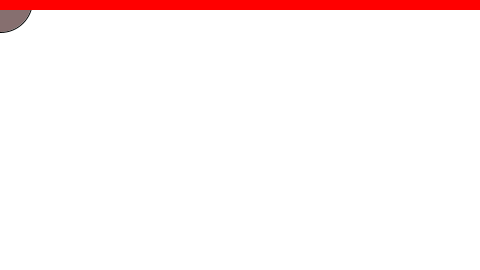
Frame 1 (no input)
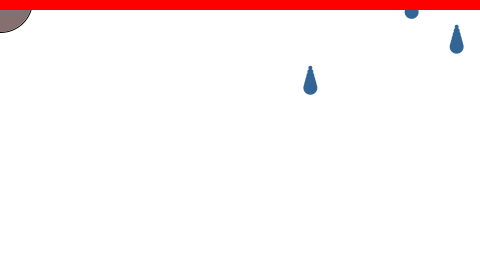
Frame 60 (the mouse pressed at the canvas centre just before this capture)
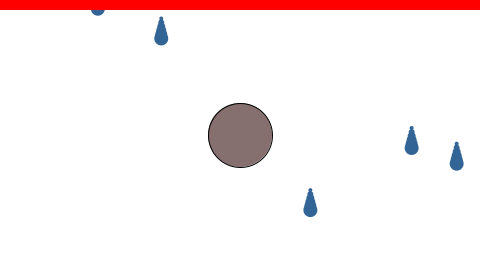
Frame 120 (the mouse held since frame 60 and released just before this capture)

The Processing sketch that drew these frames (run headless with seeded random() and noise(); from frame 60 on, the mouse is pressed at the canvas centre):

// Processing sketch: exercise_10_4
// ── exercise_10_4.pde
// Learning Processing
// Daniel Shiffman
// http://www.learningprocessing.com

// Exercise 10-4
// Pippin Barr

Catcher catcher;    // One catcher object
Timer timer;        // One timer object
Drop[] drops;       // An array of drop objects
int totalDrops = 0; // totalDrops

// +++
int startingScore = 10; // Score you start with in a level
int score = startingScore; // Player's score
boolean gameOver = false; // Whether the game is over
int level = 1; // The current level
// +++


void setup() {
  size(480, 270);
  catcher = new Catcher(32); // Create the catcher with a radius of 32
  drops = new Drop[1000];    // Create 1000 spots in the array
  timer = new Timer(300);    // Create a timer that goes off every 300 milliseconds
  timer.start();             // Starting the timer
}

void draw() {
  // +++
  if (gameOver) {
    // Display a red background if the player lost
    background(255, 0, 0);
    // By calling return here we skip all the rest of the game logic below!
    // So we'll just have a red screen and nothing.
    return;
  }
  // +++

   background(255);

  // Set catcher location
  catcher.setLocation(mouseX, mouseY); 
  // Display the catcher
  catcher.display(); 

  // Check the timer
  if (timer.isFinished()) {
    // Deal with raindrops
    // Initialize one drop
    drops[totalDrops] = new Drop();
    
    // +++
    // Set the speed of drops based on the current level!
    drops[totalDrops].speed *= level;
    // +++
    
    // Increment totalDrops
    totalDrops ++ ;
    // If we hit the end of the array
    if (totalDrops >= drops.length) {
      totalDrops = 0; // Start over

      // +++
      // Go up a level
      level++;
      // Reset the score
      score = startingScore;
      // +++
    }
    timer.start();
  }

  // Move and display all drops
  for (int i = 0; i < totalDrops; i++ ) {
    drops[i].move();
    drops[i].display();
    if (catcher.intersect(drops[i])) {
      drops[i].caught();
    }

    // +++
    // Check for drops that reach the bottom of the screen
    if (drops[i].reachedBottom()) {
      // This drop reached the bottom, so
      // Decrease the score
      score--;
      // Use caught() to move the drop out of the game
      drops[i].caught();
      // Check if the game is over
      if (score == 0) {
        // The player has lost the game
        gameOver = true;
        // Remove all the drops by declaring them caught()
        for (int j = 0; j < totalDrops; j++) {
          drops[j].caught();
        }
      }
    }
    // +++
  }

  // +++
  // Display the "score rectangle", aka "health bar"
  // No stroke
  noStroke();
  // Make it red
  fill(255, 0, 0);
  // Display a rectangle relative to the width of the window
  // width/startingScore tells us how wide one health unit should be
  // if full health would fill the width of the window
  // Multiplying by score lets us display the current health
  rect(0, 0, (width/startingScore) * score, 10);
  // +++
}
// ── Catcher.pde
// Learning Processing
// Daniel Shiffman
// Learning Processing
// Daniel Shiffman
// http://www.learningprocessing.com

// Exercise 10-4
// Pippin Barr

class Catcher {
  float r;    // radius
  color col;  // color
  float x, y; // location

  Catcher(float tempR) {
    r = tempR;
    col = color(50, 10, 10, 150);
    x = 0;
    y = 0;
  }

  void setLocation(float tempX, float tempY) {
    x = tempX;
    y = tempY;
  }

  void display() {
    stroke(0);
    fill(col);
    ellipse(x, y, r*2, r*2);
  }

  // A function that returns true or false based on
  // if the catcher intersects a raindrop
  boolean intersect(Drop d) {
    // Calculate distance
    float distance = dist(x, y, d.x, d.y); 

    // Compare distance to sum of radii
    if (distance < r + d.r) { 
      return true;
    } else {
      return false;
    }
  }
}
// ── Drop.pde
// Learning Processing
// Daniel Shiffman
// http://www.learningprocessing.com

// Exercise 10-4
// Pippin Barr

class Drop {
  float x, y;   // Variables for location of raindrop
  float speed;  // Speed of raindrop
  color c;
  float r;      // Radius of raindrop

  Drop() {
    r = 8;                   // All raindrops are the same size
    x = random(width);       // Start with a random x location
    y = -r*4;                // Start a little above the window
    speed = random(1, 5);    // Pick a random speed
    c = color(50, 100, 150); // Color
  }

  // Move the raindrop down
  void move() {
    // Increment by speed
    y += speed;
  }

  // Check if it hits the bottom
  boolean reachedBottom() {
    // If we go a little beyond the bottom
    if (y > height + r*4) { 
      return true;
    } else {
      return false;
    }
  }

  // Display the raindrop
  void display() {
    // Display the drop
    fill(c);
    noStroke();
    for (int i = 2; i < r; i++ ) {
      ellipse(x, y + i*4, i*2, i*2);
    }
  }

  // If the drop is caught
  void caught() {
    // Stop it from moving by setting speed equal to zero
    speed = 0; 
    // Set the location to somewhere way off-screen
    y = -1000;
  }
}
// ── Timer.pde
// Learning Processing
// Daniel Shiffman
// http://www.learningprocessing.com

// Exercise 10-4
// Pippin Barr

class Timer {

  int savedTime; // When Timer started
  int totalTime; // How long Timer should last

  Timer(int tempTotalTime) {
    totalTime = tempTotalTime;
  }

  // Starting the timer
  void start() {
    // When the timer starts it stores the current time in milliseconds.
    savedTime = millis();
  }

  // The function isFinished() returns true if 5,000 ms have passed. 
  // The work of the timer is farmed out to this method.
  boolean isFinished() { 
    // Check how much time has passed
    int passedTime = millis() - savedTime;
    if (passedTime > totalTime) {
      return true;
    } else {
      return false;
    }
  }
}
